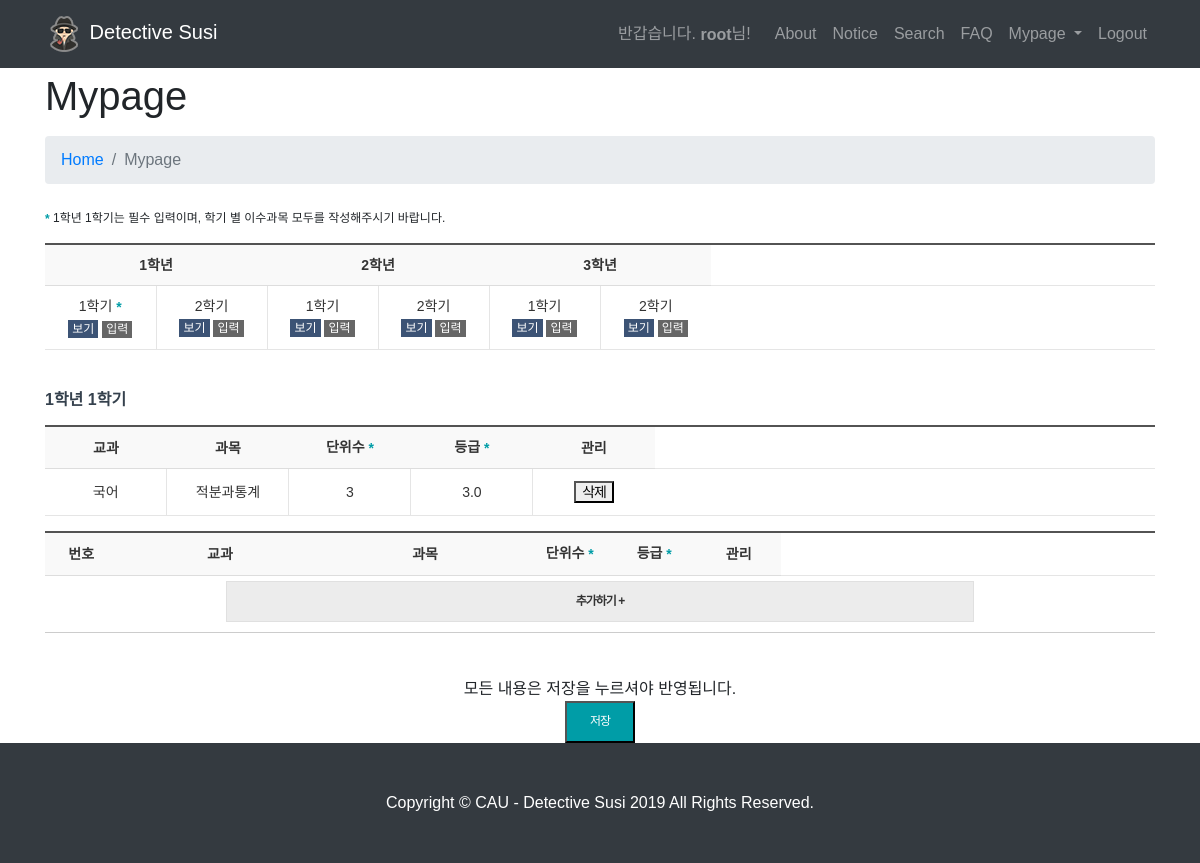
The page /mypage/?igrade=11 (signed in) on the database its author committed.
### main/models.py (models this page shows)
class input_data(models.Model):
	user = models.ForeignKey(User,on_delete=models.CASCADE)	# user
	grade = models.IntegerField(null=True,blank=True)		# 학년,학기 11,12,21,22,31,32
	subject1 = models.CharField(null=True,blank=True,max_length=50)	# 교과
	subject2 = models.CharField(null=True,blank=True,max_length=50) # 과목
	complete_unit = models.IntegerField(null=True,blank=True)		# 이수단위
	rate = models.FloatField(null=True,blank=True)		# 취득한 등급

### main/views.py (the view)
# urls.py: path('mypage/', views.mypage, name='mypage'),
def mypage(request):
    user=request.user
    igrade = request.GET['igrade']
    input_rs = input_data.objects.filter(user=user).filter(grade=igrade)
    context = {
        'igrade':igrade,
        'input_rs':input_rs,
    }
    return render(request,'main/mypage.html',context)

### main/templates/main/mypage.html (shortened to what this page needs)
{% extends "main/layout.html" %}
{% load static %}
{% block content %}
<link rel="stylesheet" href="{% static 'css/isu.css' %}">
  <div class="container">
    <h1>　</h1>
    <h1 class="mt-4 mb-3">Mypage</h1>
    <ol class="breadcrumb">
      <li class="breadcrumb-item">
        <a href="{% url 'main:home' %}">Home</a>
      </li>
      <li class="breadcrumb-item active">Mypage</li>
    </ol>
  {% if user.is_authenticated %}
<p class="search_box_text  mgt25"><span class="f_pit"> *</span> 1학년 1학기는 필수 입력이며, 학기 별 이수과목 모두를 작성해주시기 바랍니다.</p>
<div>
    <table class="list_tbl02">
        <colgroup>
            <col style="width:10%">
            <col style="width:10%">
            <col style="width:10%">
            <col style="width:10%">
            <col style="width:10%">
            <col style="width:10%">
            <col style="width:20%">
            <col style="width:20%">
        </colgroup>
        <thead>
            <tr>
                <th colspan="2" scope="col"><center>1학년</center></th>
                <th colspan="2" scope="col"><center>2학년</center></th>
                <th colspan="2" scope="col"><center>3학년</center></th>
            </tr>
        </thead>
        <tbody>
            <tr>
                <td>
                    <p class="p_text">1학기<span class="f_pit"> *</span></p>
                    <p><a href="javascript:showgrade('11')" class="btn_compare_off" title="보기">보기</a>
                    <a href="javascript:gotograde('11')" class="btn_ing" title="입력">입력</a></p>
                </td>
                <td>
                    <p class="p_text">2학기 </p>
                    <p><a href="javascript:showgrade('12')" class="btn_compare_off" title="보기">보기</a>
                    <a href="javascript:gotograde('12')" class="btn_ing" title="입력">입력</a></p>
                </td><td>
                    <p class="p_text">1학기</p>
                    <p><a href="javascript:showgrade('21')" class="btn_compare_off" title="보기">보기</a>
                    <a href="javascript:gotograde('21')" class="btn_ing" title="입력">입력</a></p>
                </td>
                <td>
                    <p class="p_text">2학기</p>
                    <p><a href="javascript:showgrade('22')" class="btn_compare_off" title="보기">보기</a>
                    <a href="javascript:gotograde('22')" class="btn_ing" title="입력">입력</a></p>
                </td>
                <td>
                    <p class="p_text">1학기</p>
                    <p><a href="javascript:showgrade('31')" class="btn_compare_off" title="보기">보기</a>
                    <a href="javascript:gotograde('31')" class="btn_ing" title="입력">입력</a></p>
                </td>
                <td>
                    <p class="p_text">2학기</p>
                    <p><a href="javascript:showgrade('32')" class="btn_compare_off" title="보기">보기</a>
                    <a href="javascript:gotograde('32')" class="btn_ing" title="보기">입력</a></p>
                </td>
            </tr>
        </tbody>
    </table>
</div>
<div id="scoreDetailView" class="table_box4 mgt25">
{% if igrade|add:0 == 11 %}
<h4>
    1학년 1학기
</h4>
{% endif %}
{% if input_rs %}
<table class="list_tbl02">
    <colgroup>
        <col style="width:10%">
        <col style="width:10%">
        <col style="width:10%">
        <col style="width:10%">
        <col style="width:10%">
        <col style="width:10%">
        <col style="width:7%">
        <col style="width:7%">
        <col style="width:7%">
        <col style="width:10%">
        <col style="width:*%">
    </colgroup>
    <thead>
        <tr>
            <th scope="col"><center>교과</center></th>
            <th scope="col"><center>과목</center></th>
            <th scope="col"><center>단위수<span class="f_pit"> *</span></center></th>
            <th scope="col"><center>등급<span class="f_pit"> *</span></center></th>
            <th scope="col"><center>관리</center></th>
        </tr>
    </thead>
{% for s in input_rs %}
    <tr id="saved_row-{{s.id}}">
      <td id="{{s.id}}"><input type="hidden" id="{{s.id}}" name="{{s.id}}" value="C0001">{{s.subject1}}</td>
      <td id="{{s.id}}"><input type="hidden" id="{{s.id}}" name="{{s.id}}" value="S0586">{{s.subject2}}</td>
      <td id="{{s.id}}"><input type="hidden" id="{{s.id}}" name="{{s.id}}" value="2">{{s.complete_unit}}</td>
      <td id="{{s.id}}"><input type="hidden" id="{{s.id}}" name="{{s.id}}" value="3">{{s.rate}}</td>
      <td><button type="button" class="btnc_click05_{{s.id}}" onclick="btn_delete2_onclick({{s.id}});">삭제</button></td>
    </tr>
{% endfor %}
</table><center>
{% endif %}
<form name="stdptSesScr" id="stdptSesScr" method="post" action="igradeWork/?igrade={{igrade}}">
<table class="list_tbl02">
    <colgroup>
        <col style="width:6%">
        <col style="width:17%">
        <col style="width:17%">
        <col style="width:7%">
        <col style="width:7%">
        <col style="width:7%">
        <col style="width:7%">
        <col style="width:7%">
        <col style="width:7%">
        <col style="width:10%">
        <col style="width:*%">
    </colgroup>
    <thead>
        <tr>
            <th scope="col"><center>번호</center></th>
            <th scope="col"><center>교과</center></th>
            <th scope="col"><center>과목</center></th>
            <th scope="col"><center>단위수<span class="f_pit"> *</span></center></th>
            <th scope="col"><center>등급<span class="f_pit"> *</span></center></th>
            <th scope="col"><center>관리</center></th>
        </tr>
    </thead>
</table><center>
<button type="button" class="btnc_click06" onclick="btn_adit_onclick()">추가하기 +</button></center>
<span class="line_hr"></span>
<div class="mgt35">
    <ul class="con_list pd0">
    <center>모든 내용은 저장을 누르셔야 반영됩니다.</center>
    </ul></div>
    <div class="align_c">
      <button type="button" class="btnc_click02 w70" onclick="btn_save_onclick();">저장</button>
    </div>
</form>
</div>
</div>
  {% else %}
  <script type="text/javascript">
    alert('로그인이 필요합니다! \n로그인 화면으로 이동합니다.')
    window.location.href = '/login';
  </script>
{% endif %}
{% endblock %}

### main/templates/main/layout.html (shortened to what this page needs)
{% load static %}
<html lang="kor">
<head>
    <link href="{% static 'vendor/bootstrap/css/bootstrap.min.css' %}" rel="stylesheet">
    <link href="{% static 'css/modern-business.css' %}" rel="stylesheet">
</head>
<body>
  <nav class="navbar fixed-top navbar-expand-lg navbar-dark bg-dark fixed-top">
    <div class="container">
      <a class="navbar-brand" href="{% url 'main:home' %}"><img src="{% static 'images/logo.png' %}" alt="logo"> Detective Susi</a>
      <div class="collapse navbar-collapse" id="navbarResponsive">
        <ul class="navbar-nav ml-auto">
          {% if user.is_authenticated %}
             <span class="navbar-text">
                반갑습니다. <b>{{user.username}}</b>님!
             </span>
          <li class="nav-item">
            <a class="nav-link" href="/about">About</a>
          </li>
          <li class="nav-item">
            <a class="nav-link" href="/notice">Notice</a>
          </li>
          <li class="nav-item">
            <a class="nav-link" href="/search">Search</a>
          </li>
          <li class="nav-item">
            <a class="nav-link" href="/faq">FAQ</a>
          </li>
          <li class="nav-item dropdown">
            <a class="nav-link dropdown-toggle" href="#" id="navbarDropdownMypage" data-toggle="dropdown" aria-haspopup="true" aria-expanded="false">
              Mypage
            </a>
          </li>
          <li><a class="nav-link" href="{% url 'main:logout' %}">Logout</a></li>
        {% endif %}
        </ul>
      </div>
    </div>
  </nav>
    {% block content %}
    {% endblock %}
  <footer class="py-5 bg-dark">
    <div class="container">
      <p class="m-0 text-center text-white"> Copyright © CAU - Detective Susi 2019 All Rights Reserved.</p>
    </div>
  </footer>
</body>
</html>

### static/css/modern-business.css (style rules this page uses)
body { padding-top: 56px; }

### main/templates/main/mypage.html (style rules this page uses)
html, body, div, span, object, iframe, h1, h2, h3, h4, h5, h6, p, blockquote, pre, abbr, address, cite, code, del, dfn, em, img, ins, kbd, q, samp, small, strong, sub, sup, var, b, i, label, dl, dt, dd, ol, ul, li, fieldset, form, label, legend, table, caption, tbody, tfoot, thead, tr, th, td, article, aside, canvas, details, figcaption, figure, footer, header, hgroup, menu, nav, section, summary, time, mark, audio, video { margin:0; padding:0; border:0; outline:0; vertical-align:middle; align-content: middle; background:transparent; font-family:"맑은 고딕", Malgun Gothic, NanumGothic, dotum, sans-serif; }

### rows shown on the page
input_data: subject1 "국어", subject2 "적분과통계", complete_unit "3", rate "3.0"

### other values the page prints
{{ user.username }} "root"
